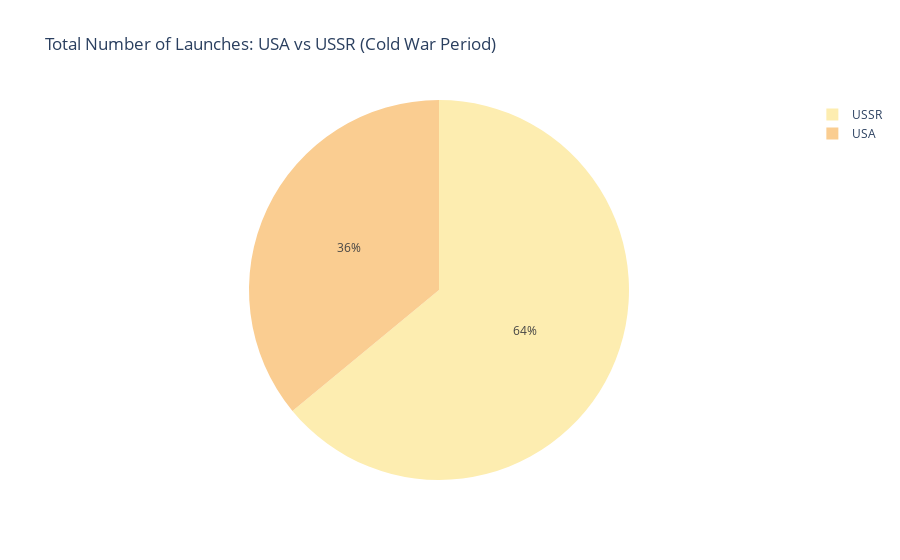

Here is the notebook cell this chart was saved with:
### Code cell
# Create a Plotly pie chart
fig_pie = px.pie(
    total_launches_usa_ussr,
    values='Number of Launches',
    names='Country',
    title='Total Number of Launches: USA vs USSR (Cold War Period)',
    color_discrete_sequence=px.colors.sequential.matter,
)

# Show the pie chart
fig_pie.show()

### Figure 1 — Plotly figure (JSON) as saved in the notebook; plotly's stock layout.template omitted (floating-point values rounded to 4 significant figures)
{"data": [{"domain": {"x": [0, 1], "y": [0, 1]}, "hovertemplate": "Country=%{label}<br>Number of Launches=%{value}<extra></extra>", "labels": ["USSR", "USA"], "legendgroup": "", "name": "", "showlegend": true, "type": "pie", "values": [1146, 644]}], "layout": {"legend": {"tracegroupgap": 0}, "piecolorway": ["rgb(253, 237, 176)", "rgb(250, 205, 145)", "rgb(246, 173, 119)", "rgb(240, 142, 98)", "rgb(231, 109, 84)", "rgb(216, 80, 83)", "rgb(195, 56, 90)", "rgb(168, 40, 96)", "rgb(138, 29, 99)", "rgb(107, 24, 93)", "rgb(76, 21, 80)", "rgb(47, 15, 61)"], "title": {"text": "Total Number of Launches: USA vs USSR (Cold War Period)"}}}
